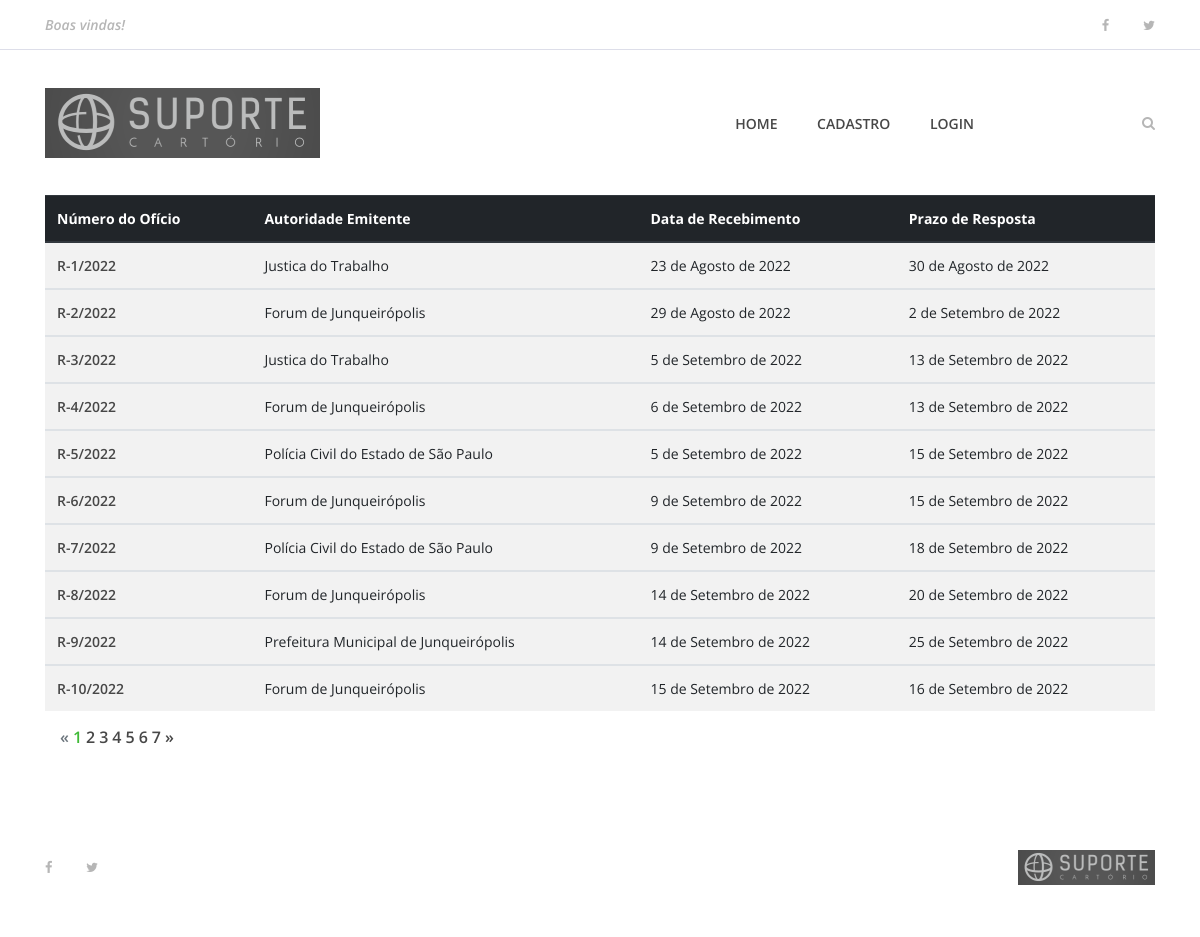
Before: /exibir_recebidos with the older database file.
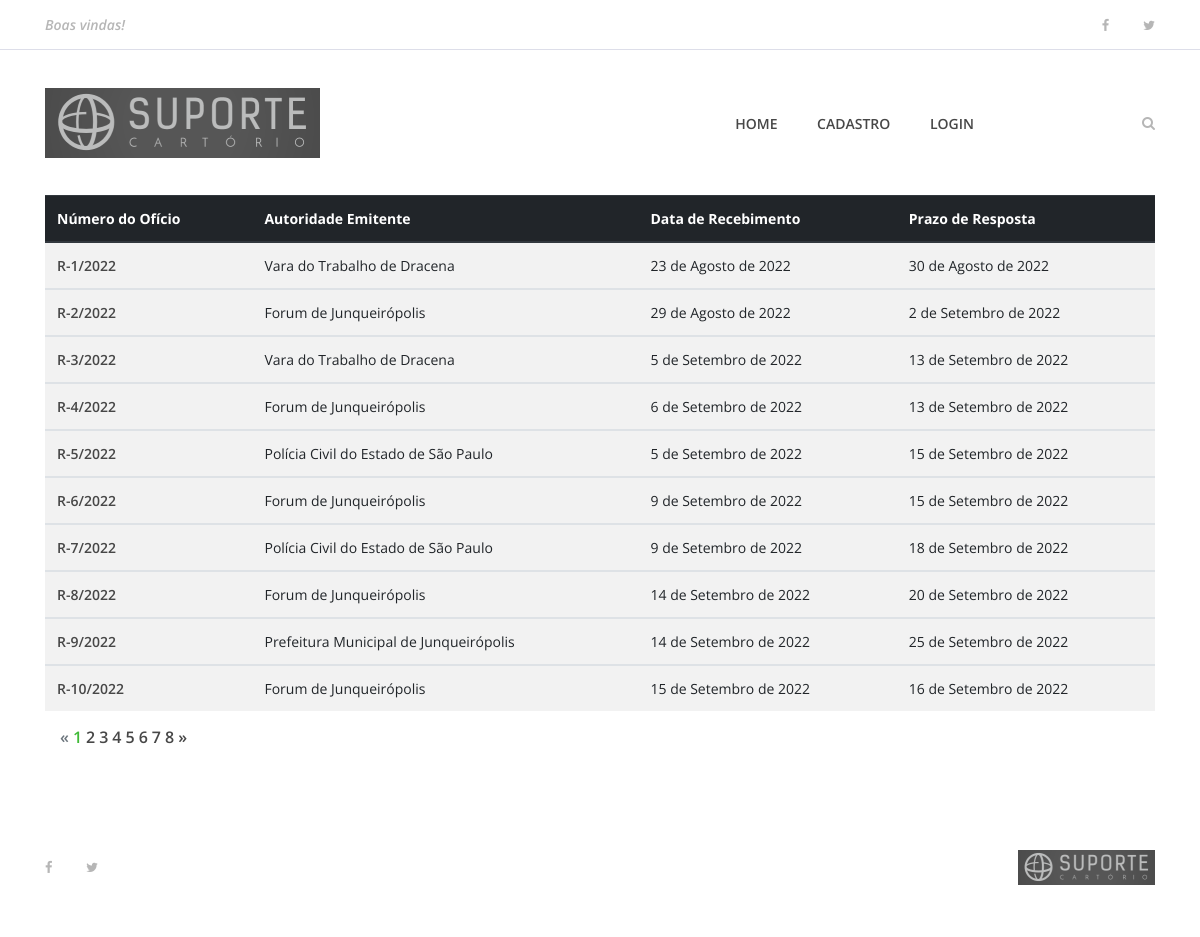
After: the same page with the newer database file.
### apps/oficios/models/ReceivedOL.py (models this page shows, shortened)
class ReceivedOL(models.Model):
    received_in = models.DateField(verbose_name='Recebido em')
    ol_date = models.DateField(verbose_name='Data do Ofício')
    ol_origin_id = models.CharField(max_length=50, null=True, blank=True, verbose_name='Número ou Identificação do Ofício')
    authority = models.ForeignKey(Authority, null=True, blank=True, related_name='authority', on_delete=models.SET_NULL, verbose_name='Autoridade Emitente')
    lawsuit_number = models.CharField(null=True, blank=True, max_length=100, verbose_name='Processo nº:')
    lawsuit_author = models.CharField(null=True, blank=True, max_length=200, verbose_name='Autor')
    author_type = models.IntegerField(choices=PERSON_TYPE_CHOICE, default=1, verbose_name='Tipo de Pessoa')
    author_doc_number = models.CharField(default="", null=True, blank=True, max_length=14, verbose_name='CPF ou CNPJ')
    lawsuit_accused = models.CharField(null=True, blank=True, max_length=200, verbose_name='Réu')
    accused_type = models.IntegerField(choices=PERSON_TYPE_CHOICE, default=1, verbose_name='Tipo de Pessoa')
    accused_doc_number = models.CharField(default="", null=True, blank=True, max_length=14, verbose_name='CPF ou CNPJ')
    deadline = models.DateField(null=True, blank=True, verbose_name='Prazo para Resposta')
    measures = models.TextField(null=True, blank=True, verbose_name='Providências')
    remarks = models.TextField(null=True, blank=True, verbose_name='Informações adicionais')
    received_ol_number = models.CharField(default=None, null=True, blank=True, max_length=50, verbose_name='Número do Ofício Recebido')
    answer_ol = models.CharField(null=True, blank=True, max_length=50, verbose_name='Número do Ofício Resposta')
    status = models.BooleanField(verbose_name='Exige Resposta?', default=True)
    created_at = models.DateTimeField(auto_now_add=True)
    updated_at = models.DateTimeField(auto_now=True)
    class Meta:
        verbose_name = 'Ofício Recebido'
        verbose_name_plural = 'Ofícios Recebidos'

### apps/oficios/models/Authority.py (models this page shows, shortened)
class Authority(models.Model):
    name = models.CharField(null=False, max_length=200, verbose_name='Nome')
    post = models.CharField(null=True, blank=True, max_length=200, default=None, verbose_name='Cargo/Função')
    institution = models.CharField(max_length=200, verbose_name='Órgão/Instituição')
    state = models.CharField(null=False, max_length=2, choices=STATE_CHOICES, default='SP', verbose_name='Estado')
    city = models.CharField(null=True, blank=True, max_length=200, verbose_name='Cidade')
    address = models.CharField(null=True, blank=True, max_length=200, verbose_name='Endereço')
    number = models.CharField(null=True, blank=True, max_length=10, verbose_name='Número')
    complement = models.CharField(null=True, blank=True, max_length=200, verbose_name='Complemento')
    cep = models.CharField(null=True, blank=True, max_length=8, verbose_name='CEP')
    email = models.EmailField(null=True, blank=True, max_length=100)
    phone = models.CharField(null=True, blank=True, max_length=50, verbose_name='Telefone')
    status = models.BooleanField(default=True)
    created_at = models.DateTimeField(auto_now_add=True)
    updated_at = models.DateTimeField(auto_now=True)
    class Meta:
        verbose_name = 'Autoridade'
        verbose_name_plural = 'Autoridades'

### apps/oficios/views.py (the view)
# urls.py: path('exibir_recebidos', views.exibir_recebidos, name='exibir_recebidos'),
def exibir_recebidos(request):
    oficios_buscados = ReceivedOL.objects.all()
    paginator = Paginator(oficios_buscados, 10)
    page = request.GET.get('page')
    oficios_por_pagina = paginator.get_page(page)
    if 'buscar' in request.GET:
        termo_a_buscar = request.GET['buscar']
        oficios_buscados = oficios_buscados.filter(ol_origin_id__icontains=termo_a_buscar)
    dados = {
        "oficios": oficios_por_pagina
    }
    return render(request, 'oficios/exibir_recebidos.html', dados)

### templates/oficios/exibir_recebidos.html (shortened to what this page needs)
{% extends 'base.html' %}
{% load static %}
{% block content %}
    <section class="best-receipe-area">
        <div class="container">
            <div>
                {% if oficios %}
                <table class="table table-striped">
                    <thead class="thead-dark">
                        <th scope="col">Número do Ofício</th>
                        <th scope="col">Autoridade Emitente</th>
                        <th scope="col">Data de Recebimento</th>
                        <th scope="col">Prazo de Resposta</th>
                    </thead>
                    {% for oficio in oficios %}
                    <tbody>
                        <tr>
                            <td scope="row"><a href="{% url 'oficio_recebido' oficio.id %}">{{oficio.received_ol_number}}</a></td>
                            <td>{{oficio.authority}}</td>
                            <td>{{oficio.received_in}}</td>
                            <td>{{oficio.deadline}}</td>
                        </tr>
                    </tbody>
                    {% endfor %}
                </table>
                {% else %}
                    <div class="col-12 col-sm-6 col-lg-4">
                        <h1>Nenhum resultado encontrado</h1>
                    </div>
                {% endif %}
                <section class="top-catagory-area section-padding-20-0">
                    <div class="container">
                        {% if oficios.has_other_pages %}
                        <ul class="pagination">
                            {% if oficios.has_previous %}
                            <li class="page-item">
                                <a href="?page={{oficios.previous_page_number}}" class="page-link">&laquo;</a>
                            </li>
                            {% else %}
                            <li class="page-item disabled">
                                <a class="page-link">&laquo;</a>
                            </li>
                            {% endif %}
                            {% for pagina in oficios.paginator.page_range %}
                            {% if oficios.number == pagina %}
                            <li class="page-item active">
                                <a class="page-link">{{pagina}}</a>
                            </li>
                            {% else %}
                            <li class="page-item">
                                <a href="?page={{pagina}}" class="page-link">{{pagina}}</a>
                            </li>
                            {% endif %}
                            {% endfor %}
                            {% if oficios.has_next %}
                            <li class="page-item">
                                <a href="?page={{oficios.next_page_number}}" class="page-link">&raquo;</a>
                            </li>
                            {% else %}
                            <li class="page-item disabled">
                                <a class="page-link">&raquo;</a>
                            </li>
                            {% endif %}
                        </ul>
                        {% endif %}
                    </div>
                </section>
            </div>
        </div>
    </section>
 {% endblock %}

Changed rows visible on the page:
changed through a linked row, ReceivedOL "23 de Agosto de 2022": authority "Justica do Trabalho" → "Vara do Trabalho de Dracena"
changed through a linked row, ReceivedOL (number 3 of 10 on the later page): authority "Justica do Trabalho" → "Vara do Trabalho de Dracena"
Other visible differences:
new list line: "8"
